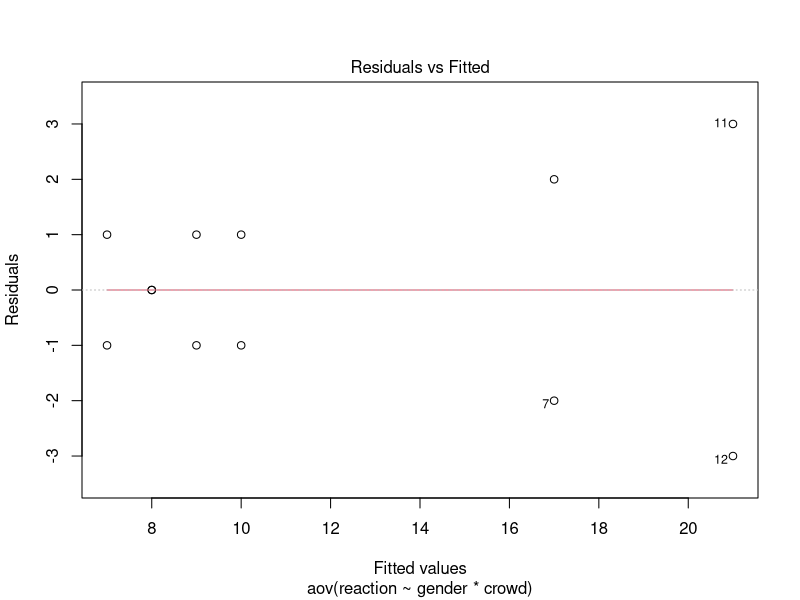
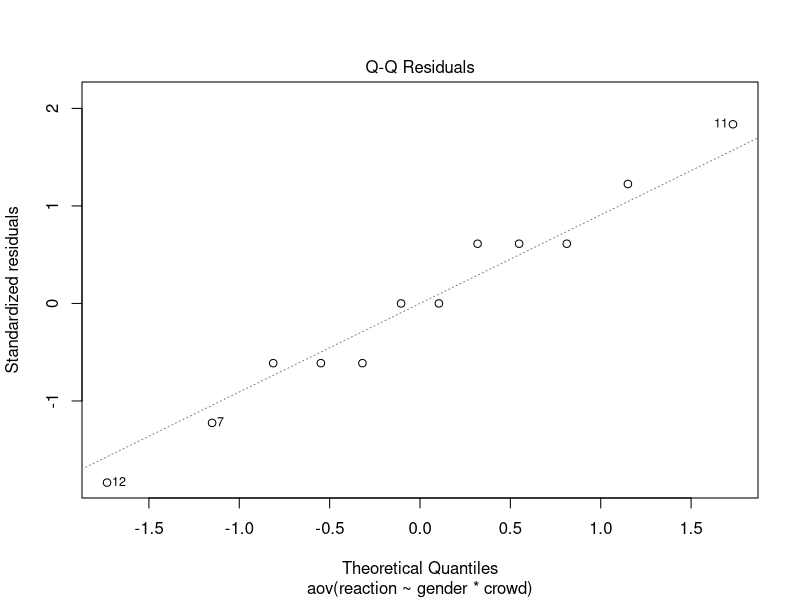
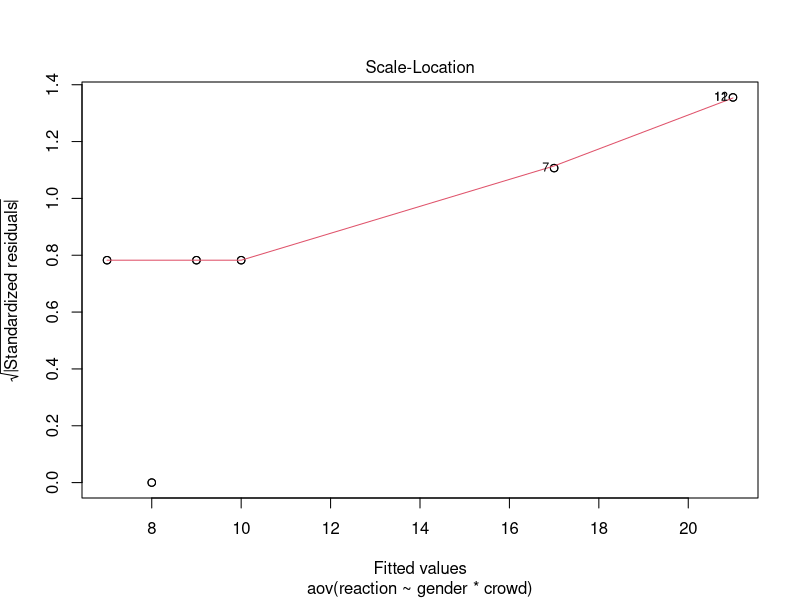
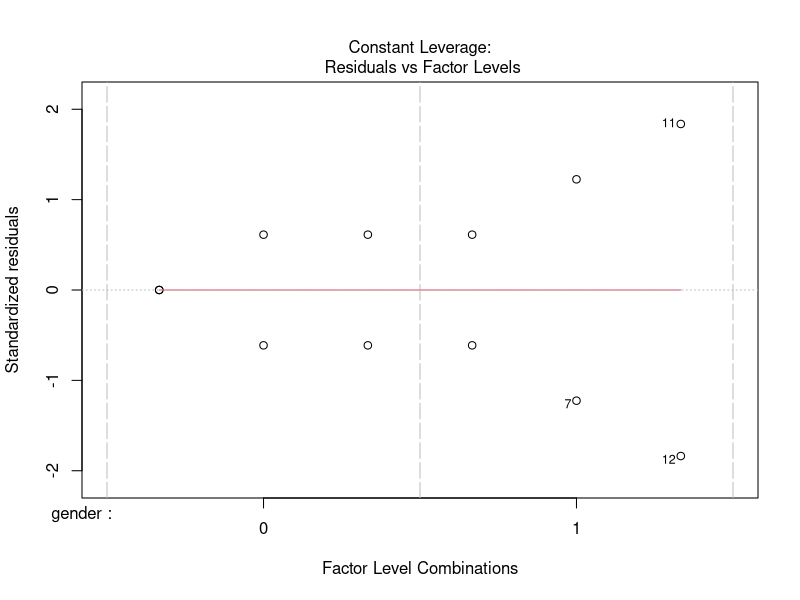

The R script that drew these images, in order:
# two-factor anova

gender <- c(0,0,1,1,0,0,1,1,0,0,1,1)
crowd.size <- c(rep(0,4), rep(2,4), rep(4,4))
reaction.time <- c(8,8,9,11,8,6,15,19,10,8,24,18)

exp.data <- data.frame(gender=as.factor(gender), 
                       crowd=as.factor(crowd.size), 
                       reaction=reaction.time)

attach(exp.data)
anova2 <- aov(reaction~gender*crowd, data = exp.data)
summary(anova2)

# plot
plot(anova2)


# one-factor
anova1.a <- aov(reaction~gender, data = exp.data)
summary(anova1.a)

anova1.b <- aov(reaction~crowd, data = exp.data)
summary(anova1.b)

anova1.c <- aov(reaction~crowd + gender, data = exp.data)
summary(anova1.c)
